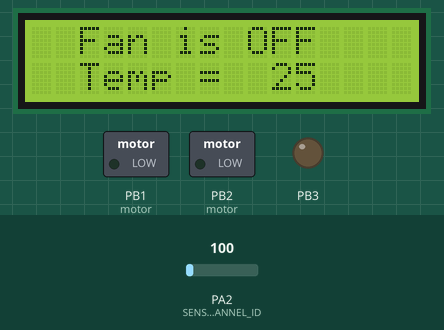
Bench run of a program on a simulated ATmega32, built with avr-gcc and emulated at 1 MHz (the files do not name the chip). Shown: 16×2 character LCD, switched loads named in the program (green lamp = pin HIGH), output pins drawn as LEDs (lit = HIGH). Wiring (inferred from the names in the program): character LCD (HD44780): RS PD0; R/W PD1; E PD2; data PC0, PC1, PC2, PC3, PC4, PC5, PC6, PC7. The inputs (shaded band) are chosen by the test bench; at power-on: PA2 (SENSOR_CHANNEL_ID) = 100. Pins used as bus, display or sensor lines are not drawn.

Above: at 1.2 s.
1.3 s: PA2 (SENSOR_CHANNEL_ID) set to 113
At 2.0 s:
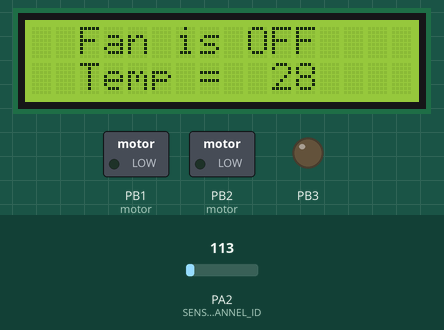
2.9 s: PA2 (SENSOR_CHANNEL_ID) set to 130
At 4.2 s:
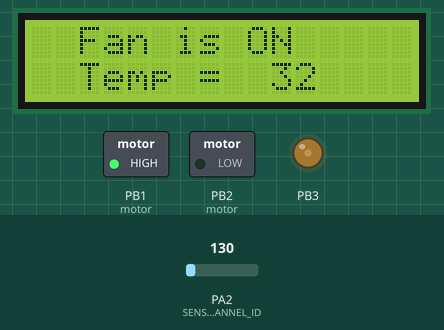
4.5 s: PA2 (SENSOR_CHANNEL_ID) set to 60
At 5.6 s:
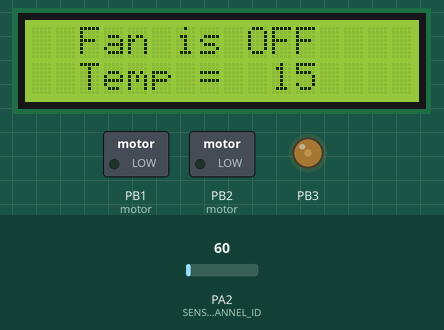
6.1 s: PA2 (SENSOR_CHANNEL_ID) set to 320
At 7.4 s:
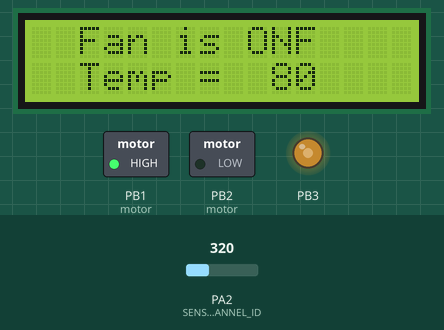
7.7 s: PA2 (SENSOR_CHANNEL_ID) set to 258
At 8.9 s:
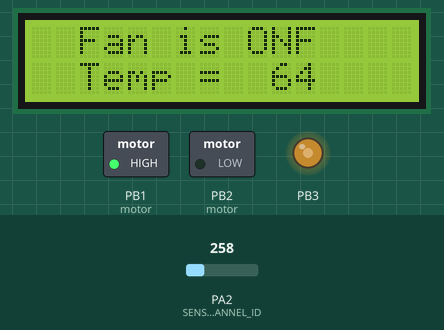
9.4 s: PA2 (SENSOR_CHANNEL_ID) set to 231
At 10.3 s:
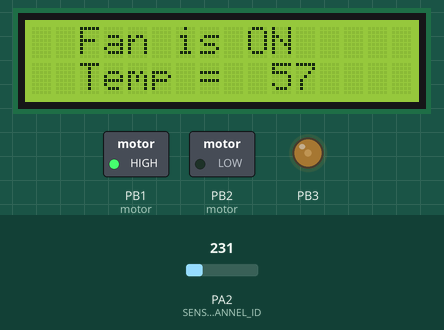
Timing chart, 0 to 12.0 s (numbered marks = the images above; inputs shaded):
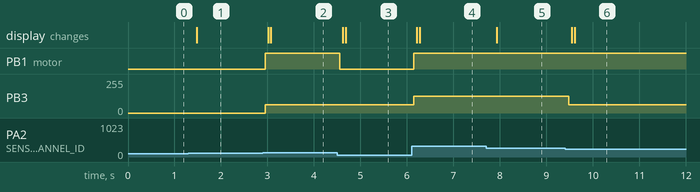

The program:

main.c
```c
/*
 * Fan Controller.c
 *
 * Created: 3/6/2023 11:06:21 PM
 * Author : Mahmoud Ismail
 */

#include <avr/io.h>
#include <util/delay.h>
#include "Motor.h"
#include "lcd.h"
#include "Lm35.h"

#define F_CPU            1000000


int main(void)
{
    /* Replace with your application code */

	ADC_ConfigType Config = {Internal,F_CPU_8} ;
	LCD_init(); // Initialize LCD
	ADC_init(&Config); // Initialize ADC
	DcMotor_init(); // Initialize DcMotor

	uint8_t temp ;

	LCD_sendCommand(DISPLAY_ON_CURSOR_OFF); // TurnOff Cursor

    while (1)
    {
		temp = LM35_getTemp(); // Gets Temp


		if (temp < 30)
		{
			DcMotor_rotate(Motor_stop,0); // Turn Off Motor
			LCD_goToRowColumn(0,2);
			LCD_displayString("Fan is OFF");
			LCD_goToRowColumn(1,2);
			LCD_displayString("Temp = ");
			LCD_goToRowColumn(1,10);
			LCD_integrToString(temp);
			LCD_displayCharacter(' '); // To delete Extra Digit
		}
		else if (temp < 60)
		{
			DcMotor_rotate(Motor_clockwise,25); // Turn ON Motor with 25%
			LCD_goToRowColumn(0,2);
			LCD_displayString("Fan is ON ");
			LCD_goToRowColumn(1,2);
			LCD_displayString("Temp = ");
			LCD_goToRowColumn(1,10);
			LCD_integrToString(temp);
			LCD_displayCharacter(' '); // To delete Extra Digit
		}
		else if (temp < 90)
		{
			DcMotor_rotate(Motor_clockwise,50); // Turn ON Motor with 50%
			LCD_goToRowColumn(0,2);
			LCD_displayString("Fan is ON");
			LCD_goToRowColumn(1,2);
			LCD_displayString("Temp = ");
			LCD_goToRowColumn(1,10);
			LCD_integrToString(temp);
			LCD_displayCharacter(' '); // To delete Extra Digit
		}
		else if (temp < 120)
		{
			DcMotor_rotate(Motor_clockwise,75); // Turn ON Motor with 75%
			LCD_goToRowColumn(0,2);
			LCD_displayString("Fan is ON");
			LCD_goToRowColumn(1,2);
			LCD_displayString("Temp = ");
			LCD_goToRowColumn(1,10);
			LCD_integrToString(temp);
			LCD_displayCharacter(' '); // To delete Extra Digit
		}
		else if (temp >= 120)
		{
			DcMotor_rotate(Motor_clockwise,100); // Turn ON Motor with 100%
			LCD_goToRowColumn(0,2);
			LCD_displayString("Fan is ON");
			LCD_goToRowColumn(1,2);
			LCD_displayString("Temp = ");
			LCD_goToRowColumn(1,10);
			LCD_integrToString(temp);
			LCD_displayCharacter(' '); // To delete Extra Digit
		}
		else
		{
			//Do nothing
		}


    }
}
```

ADC.c
```c
/*
 * ADC.c
 *
 * Created: 3/6/2023 11:07:07 PM
 *  Author: Mahmoud Ismail
 */


#include "ADC.h"

void ADC_init(const ADC_ConfigType *config_ptr ) {


	SET_BIT(ADCSRA,ADEN); // Enable ADC

	ADMUX  |= (config_ptr->ref_volt) & 0xC0; // Set Reference Voltage

	ADCSRA |= (config_ptr->prescaler) & 0x07; // Set Frequency Prescaler

}

uint16_t ADC_readChannel(ADC_Channel_ID channel_id) {

	uint16_t retValue = 0;

	ADMUX |= (channel_id) & 0x1F; // Select Channel;

	SET_BIT(ADCSRA,ADSC); // Start Conversation

	while(BIT_IS_CLEAR(ADCSRA,ADIF)); // Loop until conversation is done

	SET_BIT(ADCSRA,ADIF); // Clear Bit

	retValue = ADC;

	return retValue;

}
```

ADC.h
```c
/*
 * ADC.h
 *
 * Created: 3/6/2023 11:07:21 PM
 *  Author: Mahmoud Ismail
 */


#ifndef ADC_H_
#define ADC_H_

/*------------------------- Includes ---------------------------*/
#include <stdint-gcc.h>
#include <avr/io.h>
#include "common_macros.h"


/*----------------------- Typedefs -----------------------------*/

typedef enum{
	AREF        , // AREF, Internal Vref turned off
	AVCC = 0x40 , // AVCC with external capacitor at AREF pin
	Revrsed     ,
	Internal = 0xC0// Internal 2.56V Voltage Reference with external capacitor at AREF pin
	}ADC_ReferenceVolatge;

typedef enum {
	F_CPU_1    ,
	F_CPU_2    , // F_CPU/2
	F_CPU_4    , // F_CPU/4
	F_CPU_8    , // F_CPU/8
	F_CPU_16   , // F_CPU/16
	F_CPU_32   , // F_CPU_32
	F_CPU_64   , // F_CPU_64
	F_CPU_128
	}ADC_Prescaler;

typedef enum {
	Channel0_ID,
	Channel1_ID,
	Channel2_ID,
	Channel3_ID,
	Channel4_ID,
	Channel5_ID,
	Channel6_ID,
	Channel7_ID
	}ADC_Channel_ID;


typedef struct{
	ADC_ReferenceVolatge ref_volt;
	ADC_Prescaler prescaler;
}ADC_ConfigType;

/*-------------------------------------- Function Prototypes ---------------------------------------*/

/*
Description : Initializes ADC
*/

void ADC_init(const ADC_ConfigType *config_ptr );

/*
Description : Reads value from chosen channel
*/

uint16_t ADC_readChannel(ADC_Channel_ID channel_id);


#endif /* ADC_H_ */
```

Lm35.c
```c
/*
 * Lm35.c
 *
 * Created: 3/10/2023 8:41:23 PM
 *  Author: Mahmoud Ismail
 */

#include "Lm35.h"

uint8_t LM35_getTemp() {

	uint8_t temp ; // Var for temp

	uint16_t adc_value = ADC_readChannel(2); // Read ADC

	temp = (uint8_t)(((uint32_t)adc_value*SENSOR_MAX_TEMP*REF_VOLTAGE)/(ADC_MAX_VALUE*SENSOR_MAX_VOLTAGE));

	return temp;

}
```

Lm35.h
```c
/*
 * Lm35.h
 *
 * Created: 3/10/2023 8:41:37 PM
 *  Author: Mahmoud Ismail
 */


#ifndef LM35_H_
#define LM35_H_

/*--------------------------------- Includes -----------------------------------------*/

#include "ADC.h"
#include <stdint-gcc.h>
#include "common_macros.h"
#include <avr/io.h>

/*--------------------------------------- Defines ------------------------------------------------------*/

#define SENSOR_CHANNEL_ID     Channel2_ID
#define SENSOR_MAX_TEMP       150
#define REF_VOLTAGE           2.56
#define ADC_MAX_VALUE         1023
#define SENSOR_MAX_VOLTAGE    1.5

/*---------------------------------- Function Prototypes -----------------------------------------*/

/*
Description : Returns Temp
*/
uint8_t LM35_getTemp();


#endif /* LM35_H_ */
```

Motor.c
```c
/*
 * Motor.c
 *
 * Created: 3/8/2023 6:29:55 PM
 *  Author: Mahmoud Ismail
 */

#include "Motor.h"


void DcMotor_init() {

	GPIO_setupPinDirection(PORTB_ID,PIN1_ID,PIN_OUTPUT); //Setup pin for motor as output
	GPIO_setupPinDirection(PORTB_ID,PIN2_ID,PIN_OUTPUT); //Setup pin for motor as output

	GPIO_writePin(PORTB_ID,PIN1_ID,LOGIC_LOW); //Turn off motor
	GPIO_writePin(PORTB_ID,PIN2_ID,LOGIC_LOW); // Turn off Motor

}

void DcMotor_rotate(DcMotor_State state,uint8_t speed)
{
	if (state == Motor_stop)
	{
		GPIO_writePin(PORTB_ID,PIN1_ID,LOGIC_LOW); //Turn off motor
		GPIO_writePin(PORTB_ID,PIN2_ID,LOGIC_LOW); // Turn off Motor
	}
	else if (state == Motor_clockwise)
	{
		GPIO_writePin(PORTB_ID,PIN1_ID,LOGIC_HIGH); //Rotate Clock Wise
		GPIO_writePin(PORTB_ID,PIN2_ID,LOGIC_LOW); // Rotate ClockWise
		PWM_Timer0_start(speed); // Set Motor speed
	}
	else if (state == Motor_anticlockwise)
	{
		GPIO_writePin(PORTB_ID,PIN1_ID,LOGIC_LOW); //Rotate AntiClockWise
		GPIO_writePin(PORTB_ID,PIN2_ID,LOGIC_HIGH); //Rotate AntiClockWise
		PWM_Timer0_start(speed);
	}
	else
	{
		// Do nothing
	}
}
```

Motor.h
```c
/*
 * Motor.h
 *
 * Created: 3/8/2023 6:29:43 PM
 *  Author: Mahmoud Ismail
 */


#ifndef MOTOR_H_
#define MOTOR_H_

/*---------------------------------------- Includes --------------------------------------------------*/
#include <stdint-gcc.h>
#include "common_macros.h"
#include <avr/io.h>
#include "PWM.h"
#include "gpio.h"

/*---------------------------------------- Typedefs -------------------------------------------------*/

typedef enum {
	Motor_stop,
	Motor_clockwise,
	Motor_anticlockwise
	}DcMotor_State;


/*------------------------------------ Function Prototypes ----------------------------------------------*/

/*
Description : Intialzie Motor
*/

void DcMotor_init(void);

/*
Description : 	The function responsible for rotate the DC Motor CW/ or A-CW or
stop the motor based on the state input state value.
 Send the required duty cycle to the PWM driver based on the
required speed value.
*/
void DcMotor_rotate(DcMotor_State state,uint8_t speed);


#endif /* MOTOR_H_ */
```

PWM.c
```c
/*
 * PWM.c
 *
 * Created: 3/8/2023 12:42:53 AM
 *  Author: Mahmoud Ismail
 */

#include "PWM.h"

void PWM_Timer0_start(uint8_t duty_cycle) {

	SET_BIT(DDRB,PB3) ; // Sets OC0 as output
	TCNT0 = 0x00; // Clears register to start from BOTTOM
	OCR0  = (uint8_t)(((float)(duty_cycle/100.0)) * 255);
	TCCR0 |= (1<<WGM01) | (1<<WGM00) | (1<<COM01) | (1<<CS01); // Fast PWM,Clear OC0 on compare match, set OC0 at BOTTOM,(non-inverting mode), Freq/8
}
```

PWM.h
```c
/*
 * PWM.h
 *
 * Created: 3/8/2023 12:43:09 AM
 *  Author: Mahmoud Ismail
 */


#ifndef PWM_H_
#define PWM_H_

/*--------------------------------- Includes -----------------------------------------*/
#include <stdint-gcc.h>
#include <avr/io.h>
#include "common_macros.h"


/*------------------------------ Function Prototypes --------------------------------*/

void PWM_Timer0_start(uint8_t duty_cycle);


#endif /* PWM_H_ */
```

lcd.c
```c
/*
 * lcd.c
 *
 * Created: 10/17/2022 5:16:24 PM
 *  Author: Mahmoud Ismail
 */
#include "lcd.h"

void LCD_init()
{

	LCD_CTRL_PORT_DIR |= (1<<RS) | (1<<RW) | (1<<E);

	#if (LCD_DATA_BITS_MODE == 4)
	  #ifdef MOST_SIGNIFICANT_BITS
	    LCD_DATA_PORT_DIR |= 0xF0;
	  #else
	    LCD_DATA_PORT_DIR |= 0x0F;
      #endif
	  LCD_sendCommand(FOUR_BITS_DATA_MODE);
	  LCD_sendCommand(SET_LCD_TWO_LINE_FOUR_BIT_MODE);
	#elif (LCD_DATA_BITS_MODE == 8)
      LCD_DATA_PORT_DIR = 0xFF;
	  LCD_sendCommand(SET_LCD_TWO_LINE_EIGHT_BIT_MODE);
    #endif

	LCD_sendCommand(DISPLAY_ON_CURSOR_BLINKING);
	LCD_sendCommand(CLEAR_DISPLAY);

}

void LCD_sendCommand(uint8_t command)
{
	CLEAR_BIT(LCD_CTRL_PORT_OUT,RS);
	CLEAR_BIT(LCD_CTRL_PORT_OUT,RW);
	_delay_ms(1);
	SET_BIT(LCD_CTRL_PORT_OUT,E);
	_delay_ms(1);

	#if (LCD_DATA_BITS_MODE == 4)

      #ifdef MOST_SIGNIFICANT_BITS
	    LCD_DATA_PORT_OUT = (LCD_DATA_PORT_OUT & 0x0F) | (command & 0xF0);
	  #else
	    LCD_DATA_PORT_OUT = (LCD_DATA_PORT_OUT & 0xF0) | ((command & 0xF0)>>4);
      #endif
	  _delay_ms(1);
	  CLEAR_BIT(LCD_CTRL_PORT_OUT,E);
	  _delay_ms(1);
	  SET_BIT(LCD_CTRL_PORT_OUT,E);
	  _delay_ms(1);
	  #ifdef MOST_SIGNIFICANT_BITS
	    LCD_DATA_PORT_OUT = (LCD_DATA_PORT_OUT & 0x0F) | ((command & 0x0F)<<4);
	  #else
	    LCD_DATA_PORT_OUT = (LCD_DATA_PORT_OUT & 0xF0) | (command & 0x0F);
	  #endif
    #elif (LCD_DATA_BITS_MODE == 8)
	  LCD_DATA_PORT_OUT = command;
    #endif
	_delay_ms(1);
	CLEAR_BIT(LCD_CTRL_PORT_OUT,E);
	_delay_ms(1);
}

void LCD_displayCharacter(uint8_t data)
{
	SET_BIT(LCD_CTRL_PORT_OUT,RS);
	CLEAR_BIT(LCD_CTRL_PORT_OUT,RW);
	_delay_ms(1);
	SET_BIT(LCD_CTRL_PORT_OUT,E);
	_delay_ms(1);

	#if (LCD_DATA_BITS_MODE == 4)
	  #ifdef MOST_SIGNIFICANT_BITS
	    LCD_DATA_PORT_OUT = (LCD_DATA_PORT_OUT & 0x0F) | (data & 0xF0);
	  #else
	    LCD_DATA_PORT_OUT = (LCD_DATA_PORT_OUT & 0xF0) | ((data & 0xF0)>>4);
	  #endif
	  _delay_ms(1);
	  CLEAR_BIT(LCD_CTRL_PORT_OUT,E);
	  _delay_ms(1);
	  SET_BIT(LCD_CTRL_PORT_OUT,E);
	  _delay_ms(1);
	  #ifdef MOST_SIGNIFICANT_BITS
	    LCD_DATA_PORT_OUT = (LCD_DATA_PORT_OUT & 0x0F) | ((data & 0x0F)<<4);
	  #else
	    LCD_DATA_PORT_OUT = (LCD_DATA_PORT_OUT & 0xF0) | (data & 0x0F);
	  #endif
	#elif (LCD_DATA_BITS_MODE == 8)
	  LCD_DATA_PORT_OUT = data;
	#endif
	_delay_ms(1);
	CLEAR_BIT(LCD_CTRL_PORT_OUT,E);
	_delay_ms(1);
}

void LCD_displayString(const uint8_t *String)
{

	while((*String) != '\0')
	{
		LCD_displayCharacter(*String);
		String++;

	}

}

void LCD_goToRowColumn(uint8_t row,uint8_t col)
{
	uint8_t Adrreses = 0x00;

	switch(row)
	{
		case 0 :
		Adrreses = col;
		break;

		case 1:
		Adrreses = (0x40) + col;
		break;

		case 2:
		Adrreses = (0x10) + col;
		break;

		case 3:
		Adrreses = (0x50) + col;
		break;
	}

	LCD_sendCommand(Adrreses | SET_CURSOR_POSITION);


}

void LCD_displayStringRowColumn(uint8_t row,uint8_t col,const uint8_t *String)
{
	LCD_goToRowColumn(row,col);
	LCD_displayString(String);
}

void LCD_clearScreen()
{
	LCD_sendCommand(CLEAR_DISPLAY);
}

void LCD_integrToString(uint32_t data)
{
	uint8_t buffer[4]={0};
	sprintf(buffer,"%d",data);
	LCD_displayString(buffer);
}
```

lcd.h
```c
/*
 * lcd.h
 *
 * Created: 10/17/2022 5:16:15 PM
 *  Author: Mahmoud Ismail
 */


#ifndef LCD_H_
#define LCD_H_

/*------------------------------------ Includes --------------------------------------------------*/
#include <avr/io.h>
#include <util/delay.h>
#include <stdint-gcc.h>
#include "common_macros.h"
#include <stdio.h>
/*---------------------------------------- Definitions ------------------------------------------*/

#define LCD_DATA_BITS_MODE          8     //8-bits or 4-bits


#if (LCD_DATA_BITS_MODE == 4)
// You have to define just one of them and undef the other
#undef    MOST_SIGNIFICANT_BITS

#endif


#define LCD_DATA_PORT_DIR           DDRC
#define LCD_DATA_PORT_OUT           PORTC

#define LCD_CTRL_PORT_DIR           DDRD
#define LCD_CTRL_PORT_OUT           PORTD

#define RS                          PD0
#define RW                          PD1
#define E                           PD2


#define SET_LCD_ONE_LINE_EIGHT_BIT_MODE         0x30
#define SET_LCD_TWO_LINE_EIGHT_BIT_MODE         0x38
#define SET_LCD_ONE_LINE_FOUR_BIT_MODE          0x20
#define SET_LCD_TWO_LINE_FOUR_BIT_MODE          0x28
#define CLEAR_DISPLAY                           0x01
#define SET_CURSOR_POSITION                     0x80
#define DISPLAY_ON_CURSOR_OFF                   0x0C
#define DISPLAY_ON_CURSOR_ON                    0x0E
#define DISPLAY_ON_CURSOR_BLINKING              0x0F
#define FOUR_BITS_DATA_MODE                     0x02


/*----------------------------------------- Functions ------------------------------------*/
void LCD_init(void);

void LCD_sendCommand(uint8_t command);

void LCD_displayCharacter(uint8_t data);

void LCD_displayString(const uint8_t *String);

void LCD_goToRowColumn(uint8_t row,uint8_t col);

void LCD_displayStringRowColumn(uint8_t row,uint8_t col,const uint8_t *String);

void LCD_clearScreen(void);

void LCD_integrToString(uint32_t data);


#endif /* LCD_H_ */
```

common_macros.h
```c
#pragma once

#define  SET_BIT(PORT,BIT)        (PORT = PORT |  (1<<BIT))
#define  CLEAR_BIT(PORT,BIT)      (PORT = PORT & ~(1<<BIT))
#define  TOGGLE_BIT(PORT,BIT)     (PORT = PORT ^  (1<<BIT))

#define  BIT_IS_SET(PORT,BIT)     (PORT & (1<<BIT))
#define  BIT_IS_CLEAR(PORT,BIT)   (!(PORT & (1<<BIT)))
```

gpio.c
```c
/*
* gpio.c
*
* Created: 10/16/2022 2:01:44 PM
*  Author: Mahmoud Ismail
*/

#include "gpio.h"


void GPIO_setupPinDirection(uint8_t port_num,uint8_t pin_num , GPIO_PinDirectionType direction)
{

	switch(port_num){

		case PORTA_ID :
		if (direction == PIN_INPUT)
		CLEAR_BIT(DDRA,pin_num);
		else if (direction == PIN_OUTPUT)
		SET_BIT(DDRA,pin_num);
		break;

		case PORTB_ID :
		if (direction == PIN_INPUT)
		CLEAR_BIT(DDRB,pin_num);
		else if (direction == PIN_OUTPUT)
		SET_BIT(DDRB,pin_num);
		break;

		case PORTC_ID :
		if (direction == PIN_INPUT)
		CLEAR_BIT(DDRC,pin_num);
		else if (direction == PIN_OUTPUT)
		SET_BIT(DDRC,pin_num);
		break;

		case PORTD_ID :
		if (direction == PIN_INPUT)
		CLEAR_BIT(DDRD,pin_num);
		else if (direction == PIN_OUTPUT)
		SET_BIT(DDRD,pin_num);
		break;

	}
}

void GPIO_writePin(uint8_t port_num,uint8_t pin_num,uint8_t value)
{

	switch(port_num)
	{

		case PORTA_ID :
		if (value == LOGIC_HIGH)
		{
			SET_BIT(PORTA,pin_num);
		}
		else
		{
			CLEAR_BIT(PORTA,pin_num);
		}
		break;


		case PORTB_ID :
		if (value == LOGIC_HIGH)
		{
			SET_BIT(PORTB,pin_num);
		}
		else
		{
			CLEAR_BIT(PORTB,pin_num);
		}
		break;


		case PORTC_ID :
		if (value == LOGIC_HIGH)
		{
			SET_BIT(PORTC,pin_num);
		}
		else
		{
			CLEAR_BIT(PORTC,pin_num);
		}
		break;


		case PORTD_ID :
		if (value == LOGIC_HIGH)
		{
			SET_BIT(PORTC,pin_num);
		}
		else
		{
			CLEAR_BIT(PORTC,pin_num);
		}
		break;

	}
}


uint8_t GPIO_readPin(uint8_t port_num,uint8_t pin_num)
{
	uint8_t value = LOGIC_LOW;

	switch(port_num)
	{
		case PORTA_ID :
		if (BIT_IS_SET(PINA,pin_num))
		{
			value = LOGIC_HIGH;
		}
		else
		{
			value = LOGIC_LOW;
		}
		break;

		case PORTB_ID :
		if (BIT_IS_SET(PINB,pin_num))
		{
			value = LOGIC_HIGH;
		}
		else
		{
			value = LOGIC_LOW;
		}
		break;

		case PORTC_ID :
		if (BIT_IS_SET(PINC,pin_num))
		{
			value = LOGIC_HIGH;
		}
		else
		{
			value = LOGIC_LOW;
		}
		break;

		case PORTD_ID :
		if (BIT_IS_SET(PIND,pin_num))
		{
			value = LOGIC_HIGH;
		}
		else
		{
			value = LOGIC_LOW;
		}
		break;

	}

	return value;

}

void GPIO_setupPortDirection(uint8_t port_number,GPIO_PortDirectionType direction)
{

	switch(port_number)
	{

		case PORTA_ID :
		DDRA = direction;
		break;

		case PORTB_ID :
		DDRB = direction;
		break;

		case PORTC_ID :
		DDRC = direction;
		break;

		case PORTD_ID :
		DDRD = direction;
		break;

	}

}


void GPIO_writePort(uint8_t port_num,uint8_t value)
{

	switch(port_num)
	{

		case PORTA_ID:
		PORTA = value;
		break;

		case PORTB_ID:
		PORTB = value;
		break;

		case PORTC_ID:
		PORTC = value;
		break;

		case PORTD_ID:
		PORTD = value;
		break;

	}
}

uint8_t GPIO_readPort(uint8_t port_num)
{

	uint8_t value = LOGIC_LOW;

	switch(port_num)
	{

		case PORTA_ID :
		value = (PINA & 0xFF);
		break;

		case PORTB_ID :
		value = (PINB & 0xFF);
		break;

		case PORTC_ID :
		value = (PINC & 0xFF);
		break;

		case PORTD_ID :
		value = (PIND & 0xFF);
		break;
	}

	return value;
}
```

gpio.h
```c
/*
 * gpio.h
 *
 * Created: 10/16/2022 2:03:00 PM
 *  Author: Mahmoud Ismail
 */


#ifndef GPIO_H_
#define GPIO_H_

#include <stdint-gcc.h>
#include "common_macros.h"
#include <avr/io.h>


/*--------------------------------------------Definitions ---------------------------*/

#define PIN0_ID    0x00
#define PIN1_ID    0x01
#define PIN2_ID    0x02
#define PIN3_ID    0x03
#define PIN4_ID    0x04
#define PIN5_ID    0x05
#define PIN6_ID    0x06
#define PIN7_ID    0x07

#define PORTA_ID  0x00
#define PORTB_ID  0x01
#define PORTC_ID  0x02
#define PORTD_ID  0x03


#define LOGIC_HIGH   0x01
#define LOGIC_LOW    0x00


/*--------------------------------- Enums---------------------------------*/

typedef enum{
	PIN_INPUT,
	PIN_OUTPUT
	}GPIO_PinDirectionType;

typedef enum{
	PORT_INPUT,
	PORT_OUTPUT = 0xFF
    }GPIO_PortDirectionType;


/*------------------------------------Functions Prototypes---------------------------------*/

void GPIO_setupPinDirection(uint8_t port_num,uint8_t pin_num , GPIO_PinDirectionType direction);

void GPIO_writePin(uint8_t port_num,uint8_t pin_num,uint8_t value);

uint8_t GPIO_readPin(uint8_t port_num,uint8_t pin_num);

void GPIO_setupPortDirection(uint8_t port_number,GPIO_PortDirectionType direction);

void GPIO_writePort(uint8_t port_num,uint8_t value);

uint8_t GPIO_readPort(uint8_t port_num)	;


#endif /* GPIO_H_ */
```

Measured:
- the behaviour switches between 119 and 120 on PA2 (SENSOR_CHANNEL_ID) (found by bisection; images 1 and 2)
- the behaviour switches between 240 and 239 on PA2 (SENSOR_CHANNEL_ID) (found by bisection; images 5 and 6)
- after the input at 1.3 s, the display: changes after 0.18 s (image 1)
- after the input at 2.9 s, PB1 (motor): LOW → HIGH after 0.05 s; PB3: 0/255 → 63/255 after 0.05 s; the display: first changes after 0.11 s (image 2 shows a later state)
- after the input at 4.5 s, PB1 (motor): HIGH → LOW after 0.05 s; the display: first changes after 0.12 s (image 3 shows a later state)
- after the input at 6.1 s, PB1 (motor): LOW → HIGH after 0.05 s; PB3: 63/255 → 127/255 after 0.05 s; the display: first changes after 0.11 s (image 4 shows a later state)
- after the input at 7.7 s, the display: changes after 0.23 s (image 5)
- after the input at 9.4 s, PB3: 127/255 → 63/255 after 0.08 s; the display: first changes after 0.14 s (image 6 shows a later state)
